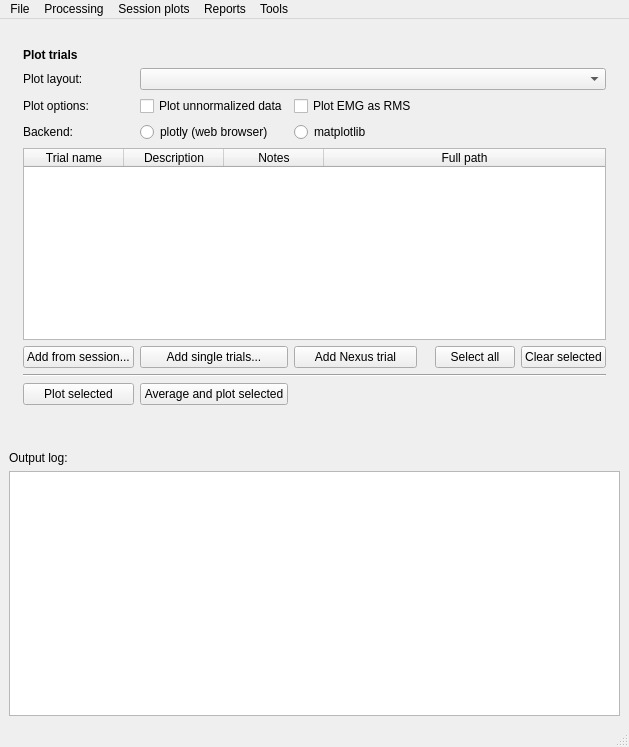
<?xml version="1.0" encoding="UTF-8"?>
<ui version="4.0">
 <class>MainWindow</class>
 <widget class="QMainWindow" name="MainWindow">
  <property name="geometry">
   <rect>
    <x>0</x>
    <y>0</y>
    <width>629</width>
    <height>747</height>
   </rect>
  </property>
  <property name="windowTitle">
   <string>gaitutils menu</string>
  </property>
  <widget class="QWidget" name="centralwidget">
   <layout class="QVBoxLayout" name="verticalLayout">
    <item>
     <spacer name="verticalSpacer">
      <property name="orientation">
       <enum>Qt::Vertical</enum>
      </property>
      <property name="sizeType">
       <enum>QSizePolicy::Fixed</enum>
      </property>
      <property name="sizeHint" stdset="0">
       <size>
        <width>10</width>
        <height>20</height>
       </size>
      </property>
     </spacer>
    </item>
    <item>
     <layout class="QGridLayout" name="gridLayout">
      <item row="8" column="1">
       <widget class="QLabel" name="label">
        <property name="text">
         <string>Backend:</string>
        </property>
       </widget>
      </item>
      <item row="11" column="1">
       <widget class="QPushButton" name="btnAddSession">
        <property name="text">
         <string>Add from session...</string>
        </property>
       </widget>
      </item>
      <item row="5" column="0">
       <spacer name="horizontalSpacer_3">
        <property name="orientation">
         <enum>Qt::Horizontal</enum>
        </property>
        <property name="sizeType">
         <enum>QSizePolicy::Preferred</enum>
        </property>
        <property name="sizeHint" stdset="0">
         <size>
          <width>40</width>
          <height>20</height>
         </size>
        </property>
       </spacer>
      </item>
      <item row="14" column="1">
       <widget class="QPushButton" name="btnPlotTrials">
        <property name="text">
         <string>Plot selected</string>
        </property>
       </widget>
      </item>
      <item row="3" column="1">
       <widget class="QLabel" name="label_6">
        <property name="font">
         <font>
          <weight>75</weight>
          <bold>true</bold>
         </font>
        </property>
        <property name="text">
         <string>Plot trials</string>
        </property>
       </widget>
      </item>
      <item row="7" column="3">
       <widget class="QCheckBox" name="xbEMGRMS">
        <property name="text">
         <string>Plot EMG as RMS</string>
        </property>
        <property name="checked">
         <bool>false</bool>
        </property>
       </widget>
      </item>
      <item row="7" column="1">
       <widget class="QLabel" name="label_5">
        <property name="text">
         <string>Plot options:</string>
        </property>
       </widget>
      </item>
      <item row="8" column="3">
       <widget class="QRadioButton" name="rbMatplotlib">
        <property name="text">
         <string>matplotlib</string>
        </property>
        <attribute name="buttonGroup">
         <string notr="true">buttonGroup_2</string>
        </attribute>
       </widget>
      </item>
      <item row="5" column="1">
       <widget class="QLabel" name="label_3">
        <property name="text">
         <string>Plot layout:</string>
        </property>
       </widget>
      </item>
      <item row="13" column="1" colspan="7">
       <widget class="Line" name="line">
        <property name="orientation">
         <enum>Qt::Horizontal</enum>
        </property>
       </widget>
      </item>
      <item row="8" column="2">
       <widget class="QRadioButton" name="rbPlotly">
        <property name="text">
         <string>plotly (web browser)</string>
        </property>
        <attribute name="buttonGroup">
         <string notr="true">buttonGroup_2</string>
        </attribute>
       </widget>
      </item>
      <item row="11" column="2">
       <widget class="QPushButton" name="btnAddTrials">
        <property name="text">
         <string>Add single trials...</string>
        </property>
       </widget>
      </item>
      <item row="5" column="8">
       <spacer name="horizontalSpacer_4">
        <property name="orientation">
         <enum>Qt::Horizontal</enum>
        </property>
        <property name="sizeType">
         <enum>QSizePolicy::Preferred</enum>
        </property>
        <property name="sizeHint" stdset="0">
         <size>
          <width>40</width>
          <height>20</height>
         </size>
        </property>
       </spacer>
      </item>
      <item row="14" column="2">
       <widget class="QPushButton" name="btnAveragePlot">
        <property name="text">
         <string>Average and plot selected</string>
        </property>
       </widget>
      </item>
      <item row="11" column="3">
       <widget class="QPushButton" name="btnAddNexusTrial">
        <property name="text">
         <string>Add Nexus trial</string>
        </property>
       </widget>
      </item>
      <item row="16" column="7">
       <widget class="QLabel" name="label_2">
        <property name="text">
         <string/>
        </property>
       </widget>
      </item>
      <item row="7" column="2">
       <widget class="QCheckBox" name="xbPlotUnnorm">
        <property name="sizePolicy">
         <sizepolicy hsizetype="Preferred" vsizetype="Fixed">
          <horstretch>0</horstretch>
          <verstretch>0</verstretch>
         </sizepolicy>
        </property>
        <property name="text">
         <string>Plot unnormalized data</string>
        </property>
       </widget>
      </item>
      <item row="5" column="2" colspan="6">
       <widget class="QComboBox" name="cbLayout">
        <property name="sizePolicy">
         <sizepolicy hsizetype="Preferred" vsizetype="Preferred">
          <horstretch>0</horstretch>
          <verstretch>0</verstretch>
         </sizepolicy>
        </property>
       </widget>
      </item>
      <item row="9" column="1" colspan="7">
       <widget class="QTableWidget" name="tableTrials">
        <property name="styleSheet">
         <string notr="true"/>
        </property>
        <property name="sizeAdjustPolicy">
         <enum>QAbstractScrollArea::AdjustIgnored</enum>
        </property>
        <property name="editTriggers">
         <set>QAbstractItemView::NoEditTriggers</set>
        </property>
        <property name="alternatingRowColors">
         <bool>false</bool>
        </property>
        <property name="selectionBehavior">
         <enum>QAbstractItemView::SelectRows</enum>
        </property>
        <attribute name="horizontalHeaderStretchLastSection">
         <bool>true</bool>
        </attribute>
        <attribute name="verticalHeaderVisible">
         <bool>false</bool>
        </attribute>
        <attribute name="verticalHeaderStretchLastSection">
         <bool>false</bool>
        </attribute>
        <column>
         <property name="text">
          <string>Trial name</string>
         </property>
        </column>
        <column>
         <property name="text">
          <string>Description</string>
         </property>
        </column>
        <column>
         <property name="text">
          <string>Notes</string>
         </property>
        </column>
        <column>
         <property name="text">
          <string>Full path</string>
         </property>
        </column>
       </widget>
      </item>
      <item row="11" column="6">
       <widget class="QPushButton" name="btnSelectAll">
        <property name="text">
         <string>Select all</string>
        </property>
       </widget>
      </item>
      <item row="11" column="7">
       <widget class="QPushButton" name="btnClearSelected">
        <property name="text">
         <string>Clear selected</string>
        </property>
       </widget>
      </item>
     </layout>
    </item>
    <item>
     <spacer name="verticalSpacer_3">
      <property name="orientation">
       <enum>Qt::Vertical</enum>
      </property>
      <property name="sizeType">
       <enum>QSizePolicy::Fixed</enum>
      </property>
      <property name="sizeHint" stdset="0">
       <size>
        <width>10</width>
        <height>20</height>
       </size>
      </property>
     </spacer>
    </item>
    <item>
     <widget class="QLabel" name="label_4">
      <property name="text">
       <string>Output log:</string>
      </property>
     </widget>
    </item>
    <item>
     <widget class="QPlainTextEdit" name="txtOutput"/>
    </item>
   </layout>
  </widget>
  <widget class="QMenuBar" name="menubar">
   <property name="geometry">
    <rect>
     <x>0</x>
     <y>0</y>
     <width>629</width>
     <height>21</height>
    </rect>
   </property>
   <widget class="QMenu" name="menuFile">
    <property name="title">
     <string>File</string>
    </property>
    <addaction name="actionOpts"/>
    <addaction name="actionQuit"/>
   </widget>
   <widget class="QMenu" name="menuAnalysis">
    <property name="title">
     <string>Tools</string>
    </property>
    <addaction name="actionTardieu_analysis"/>
   </widget>
   <widget class="QMenu" name="menuProcessing">
    <property name="title">
     <string>Processing</string>
    </property>
    <addaction name="actionAutoprocess_session"/>
    <addaction name="actionAutoprocess_single_trial"/>
    <addaction name="actionAutomark_events"/>
    <addaction name="actionRun_postprocessing_pipelines"/>
    <addaction name="actionConvert_session_videos_to_web_format"/>
    <addaction name="actionCopy_session_videos_to_desktop"/>
   </widget>
   <widget class="QMenu" name="menuReports">
    <property name="title">
     <string>Reports</string>
    </property>
    <addaction name="actionWeb_report_from_Nexus_session"/>
    <addaction name="actionPDF_report_from_Nexus_session"/>
    <addaction name="actionWeb_reports"/>
    <addaction name="actionCreate_PDF_report"/>
   </widget>
   <widget class="QMenu" name="menuPlotting">
    <property name="title">
     <string>Session plots</string>
    </property>
    <addaction name="actionTrial_median_velocities"/>
    <addaction name="actionTrial_timedep_velocities"/>
    <addaction name="actionTime_distance_average"/>
   </widget>
   <addaction name="menuFile"/>
   <addaction name="menuProcessing"/>
   <addaction name="menuPlotting"/>
   <addaction name="menuReports"/>
   <addaction name="menuAnalysis"/>
  </widget>
  <widget class="QStatusBar" name="statusbar"/>
  <action name="actionOptions">
   <property name="text">
    <string>Options...</string>
   </property>
  </action>
  <action name="actionQuit">
   <property name="text">
    <string>Quit</string>
   </property>
  </action>
  <action name="actionOptions_2">
   <property name="text">
    <string>Options...</string>
   </property>
  </action>
  <action name="actionOptions_3">
   <property name="text">
    <string>Options...</string>
   </property>
  </action>
  <action name="actionOptions_4">
   <property name="text">
    <string>Options</string>
   </property>
  </action>
  <action name="actionOpts">
   <property name="text">
    <string>Options...</string>
   </property>
  </action>
  <action name="actionTardieu_analysis">
   <property name="text">
    <string>Tardieu analysis...</string>
   </property>
  </action>
  <action name="actionAutoprocess_session">
   <property name="text">
    <string>Autoprocess session</string>
   </property>
  </action>
  <action name="actionAutoprocess_single_trial">
   <property name="text">
    <string>Autoprocess single trial</string>
   </property>
  </action>
  <action name="actionAutomark_events">
   <property name="text">
    <string>Automark events</string>
   </property>
  </action>
  <action name="actionRun_postprocessing_pipelines">
   <property name="text">
    <string>Run postprocessing pipelines</string>
   </property>
  </action>
  <action name="actionConvert_session_videos_to_web_format">
   <property name="text">
    <string>Convert session videos to web format</string>
   </property>
  </action>
  <action name="actionCopy_session_videos_to_desktop">
   <property name="text">
    <string>Copy session videos to desktop</string>
   </property>
  </action>
  <action name="actionCreate_PDF_report">
   <property name="text">
    <string>Create PDF report...</string>
   </property>
  </action>
  <action name="actionCreate_comparison_PDF_report">
   <property name="text">
    <string>Create comparison PDF report...</string>
   </property>
  </action>
  <action name="actionWeb_reports">
   <property name="text">
    <string>Web reports...</string>
   </property>
  </action>
  <action name="actionTrial_median_velocities">
   <property name="text">
    <string>Median trial velocities</string>
   </property>
  </action>
  <action name="actionKinematics_average">
   <property name="text">
    <string>Kinematics average</string>
   </property>
  </action>
  <action name="actionTime_distance_average">
   <property name="text">
    <string>Time-distance average</string>
   </property>
  </action>
  <action name="actionKinematics_consistency">
   <property name="text">
    <string>Kinematics consistency</string>
   </property>
  </action>
  <action name="actionEMG_consistency">
   <property name="text">
    <string>EMG consistency</string>
   </property>
  </action>
  <action name="actionMuscle_length_consistency">
   <property name="text">
    <string>Muscle length consistency</string>
   </property>
  </action>
  <action name="actionKin_average">
   <property name="text">
    <string>Kinematics average</string>
   </property>
  </action>
  <action name="actionTrial_timedep_velocities">
   <property name="text">
    <string>Time-dependent trial velocities</string>
   </property>
  </action>
  <action name="actionWeb_report_from_Nexus_session">
   <property name="text">
    <string>Web report from Nexus session...</string>
   </property>
  </action>
  <action name="actionCreate_PDF_report_Nexus">
   <property name="text">
    <string>PDF report from Nexus session...</string>
   </property>
  </action>
  <action name="actionPDF_report_from_Nexus_session">
   <property name="text">
    <string>PDF report from Nexus session...</string>
   </property>
  </action>
 </widget>
 <resources/>
 <connections/>
 <buttongroups>
  <buttongroup name="buttonGroup_2"/>
 </buttongroups>
</ui>
